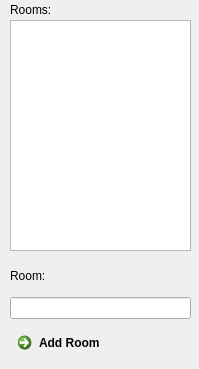
<?xml version="1.0" encoding="UTF-8"?>
<ui version="4.0">
 <class>RoomsForm</class>
 <widget class="QWidget" name="RoomsForm">
  <property name="geometry">
   <rect>
    <x>0</x>
    <y>0</y>
    <width>199</width>
    <height>369</height>
   </rect>
  </property>
  <property name="windowTitle">
   <string>Form</string>
  </property>
  <widget class="QListWidget" name="lw_rooms">
   <property name="geometry">
    <rect>
     <x>10</x>
     <y>20</y>
     <width>181</width>
     <height>231</height>
    </rect>
   </property>
  </widget>
  <widget class="QLabel" name="ig_4">
   <property name="geometry">
    <rect>
     <x>10</x>
     <y>0</y>
     <width>63</width>
     <height>20</height>
    </rect>
   </property>
   <property name="text">
    <string>Rooms:</string>
   </property>
  </widget>
  <widget class="QWidget" name="verticalLayoutWidget_3">
   <property name="geometry">
    <rect>
     <x>10</x>
     <y>260</y>
     <width>181</width>
     <height>101</height>
    </rect>
   </property>
   <layout class="QVBoxLayout" name="verticalLayout_3">
    <item>
     <widget class="QLabel" name="ig_5">
      <property name="text">
       <string>Room:</string>
      </property>
     </widget>
    </item>
    <item>
     <widget class="QLineEdit" name="le_roomname"/>
    </item>
    <item>
     <widget class="QCommandLinkButton" name="pb_addroom">
      <property name="text">
       <string>Add Room</string>
      </property>
     </widget>
    </item>
   </layout>
  </widget>
 </widget>
 <resources/>
 <connections/>
</ui>
